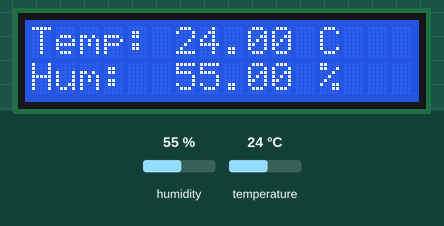
Bench run of a sketch on a simulated Arduino Uno, built with avr-gcc and run on an emulated ATmega328P. Parts: 16×2 character LCD. The inputs (shaded band) are chosen by the test bench; at power-on: humidity 55 %, temperature 24 °C.

Above: at 3.2 s.
3.3 s: humidity set to 22 %
At 5.5 s:
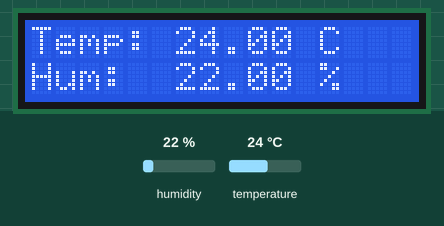
6.0 s: temperature set to 12 °C
At 7.0 s:
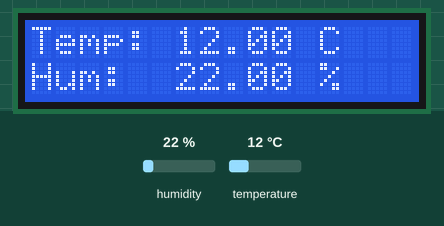
8.7 s: humidity set to 40 %
At 11.2 s:
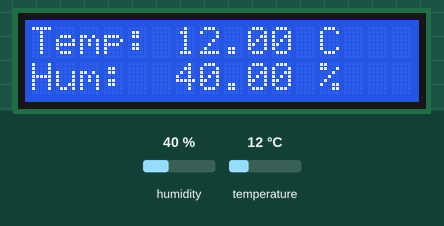
11.7 s: temperature set to 19 °C
At 12.7 s:
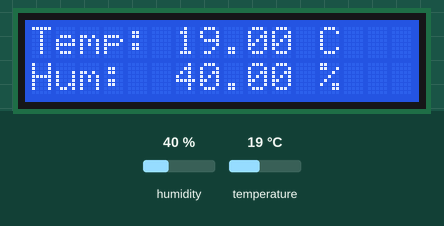
Timing chart, 0 to 14.7 s (numbered marks = the images above; inputs shaded):
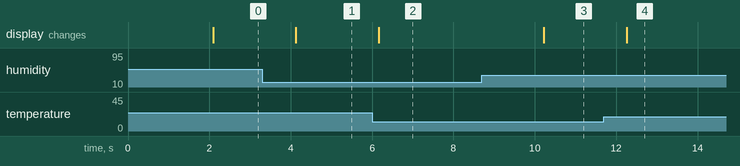

Measured:
- after the input at 3.3 s, the display: changes after 0.83 s (image 1)
- after the input at 6.0 s, the display: changes after 0.16 s (image 2)
- after the input at 8.7 s, the display: changes after 1.5 s (image 3)
- after the input at 11.7 s, the display: changes after 0.55 s (image 4)

The sketch:

DHT11.ino
```cpp
// I’m using the DHT library to read temperature & humidity
#include <DHT.h>

// Library for controlling the 16x2 LCD display
#include <LiquidCrystal.h>

// Pin where I connected the DHT11 data pin
#define DHTPIN 2

// I’m specifying that my sensor is a DHT11 model
#define DHTTYPE DHT11

// Creating the DHT sensor object with the pin and sensor type
DHT dht(DHTPIN, DHTTYPE);

// Setting up the LCD pins in the order: RS, EN, D4, D5, D6, D7
LiquidCrystal lcd(12, 11, 5, 4, 3, 2);

void setup() {
  lcd.begin(16, 2);       // Starting my 16x2 LCD display
  dht.begin();            // Initializing the DHT11 sensor
  lcd.print("DHT11 Sensor"); // Startup message so I know it's running
  delay(2000);            // Giving myself time to read the message
  lcd.clear();            // Clearing screen before starting readings
}

void loop() {

  // Reading humidity value from the DHT11
  float humidity = dht.readHumidity();

  // Reading temperature (Celsius) from the DHT11
  float temp = dht.readTemperature();

  // If the sensor gives invalid readings, I handle it here
  if (isnan(humidity) || isnan(temp)) {
    lcd.clear();           // Clear the LCD so the message is obvious
    lcd.print("Read Error!"); // Let myself know something went wrong
    delay(1000);           // Short delay before trying again
    return;                // Skip the rest of the loop due to error
  }

  // ---- Displaying temperature on first line ----
  lcd.setCursor(0, 0);     // Move to top-left of the LCD
  lcd.print("Temp: ");     // Label
  lcd.print(temp);         // Actual temperature value
  lcd.print(" C");         // Celsius unit

  // ---- Displaying humidity on second line ----
  lcd.setCursor(0, 1);     // Move to the second line
  lcd.print("Hum:  ");     // Label
  lcd.print(humidity);     // Actual humidity value
  lcd.print(" %");         // Percent unit

  delay(1000);             // Update readings every second
}
```
